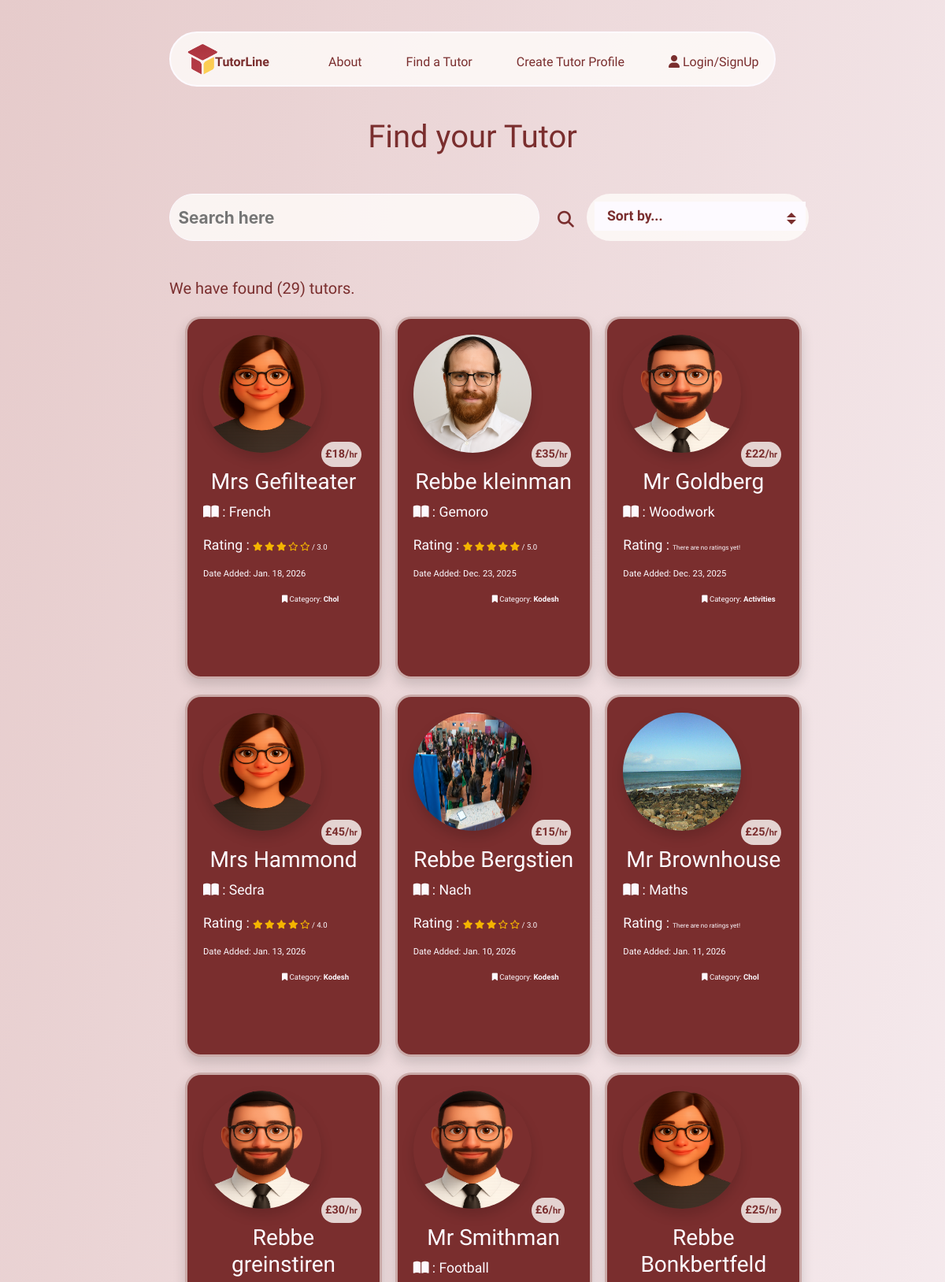
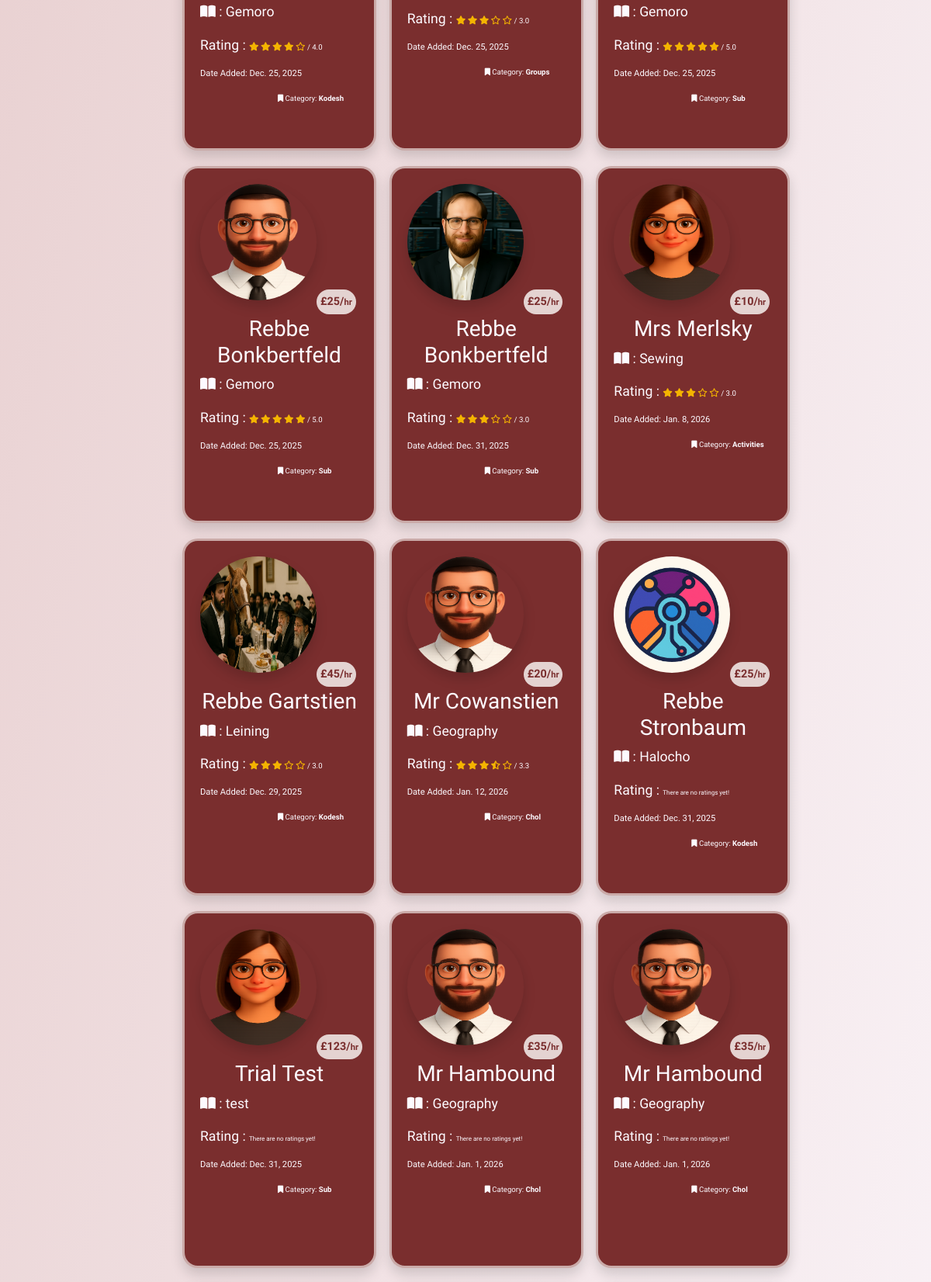
The page /tutors/ (upper part) on the database its author committed (2 pictures, top to bottom).
### tutors/models.py (models this page shows, shortened)
class Tutors(models.Model):
    class Meta:
        verbose_name_plural = "Tutors"
    user = models.ForeignKey(User, on_delete=models.CASCADE, null=True, blank=True)
    name = models.CharField(max_length=254)
    location = models.ForeignKey('Location', null=True, blank=True,
                                 on_delete=models.SET_NULL)
    category = models.ForeignKey('Category', null=True, blank=True,
                                 on_delete=models.SET_NULL)
    date_added = models.DateField(auto_now=True)
    subject = models.CharField(max_length=254)
    price = models.IntegerField()
    active = models.BooleanField(default=True)
    description = models.TextField()
    email = models.EmailField()
    phone = models.CharField(max_length=14)
    rating = models.FloatField(default=0)
    image = models.ImageField(blank=True, null=True)
    is_male = models.BooleanField()
    color_1 = models.IntegerField(default=rand)
    color_2 = models.IntegerField(default=rand)
    color_3 = models.IntegerField(default=rand)

class Category(models.Model):
    class Meta:
        verbose_name_plural = "Categories"
    name = models.CharField(max_length=254)
    def __str__(self):
        return self.name

### tutors/views.py (the view)
# urls.py: path('tutors/', include('tutors.urls')),
def tutors(request):
    tutors = Tutors.objects.all()
    active_tutors = Tutors.objects.filter(active=True)
    if active_tutors.exists():
        tutors = active_tutors
    else:
        tutors = None
    query = None
    sort = request.GET.get('sort')
    if request.GET:
        if 'q' in request.GET:
            query = request.GET['q']
            queries = Q(name__icontains=query) | Q(subject__icontains=query) | Q(category__name__icontains=query) | Q(location__name__icontains=query)
            tutors = tutors.filter(queries)
    if sort == "price_low":
        tutors = tutors.order_by('price')
    elif sort == "price_high":
        tutors = tutors.order_by('-price')
    elif sort == "most_recent":
        tutors = tutors.order_by('-date_added')
    elif sort == "highest_rating":
        tutors = tutors.filter(rating__gt=0).order_by('-rating')
    context = {
                'tutors': tutors,
                'search': query,
                }
    return render(request, 'tutors/tutors.html', context)

### tutors/templates/tutors/tutors.html (shortened to what this page needs)
{% extends "base.html" %}
{% load static %}
{% block extracss%}
<link rel="stylesheet" href="{% static 'css/tutors.css' %}">
{% endblock %}
{% block content %}
    <h1>Find your Tutor</h1>
    <div class="container-fluid mt-5">
        <div class="row">
            <div class="col-1 col-md-2"></div>
            <div class="col-10 col-md-5">
                 <form action="{% url 'tutors' %}" method="GET">
                    <div class="search-bar">
                        <input type="text" class="search-input" name="q" placeholder="Search here">
                        <button class="btn" type="submit"><i class="fas fa-search"></i></button>
                    </div>
                 </form>
            </div>
            <div class="col-1 col-md-5">
                <form action="{% url 'tutors' %}" method="GET">
                    <div class="select-box">
                        <select name="sort" onchange="this.form.submit()">
                            <option value="">Sort by...</option>
                        </select>
                    </div>
                </form>
            </div>
        </div>
    </div>
    <section class="mt-5">
        <div class="container-fluid">
            <div class="row search-results">
                <div class="col-1 col-md-2"></div>
                <div class="col-11 col-md-4">
                    <h5>We have found ({{ tutors.count }}) tutor{% if tutors.count == 1 %}{% else %}s{% endif %}{% if search %}, for <strong>"{{ search }}"</strong>.{% else %}.
                        {% endif %}
                    </h5>
                </div>
                <div class="d-none d-md-block col-md-6"></div>
            </div>
            <div class="row mt-3">
                <div class="col-1 col-md-2"></div>
                <div class="col-10 col-md-8">
                    <div class="row">
                        {% for tutor in tutors %}
                        <div class="col-12 col-md-6 col-lg-4">
                            <a href="{% url 'tutor_details' tutor.id %}">
                                <div class="tutor-card shadow">
                                    {% if tutor.is_male == True %}
                                    {% if tutor.image %}
                                    <img src="{{ tutor.image.url }}" class="image shadow" alt="{{ tutor.name }}">
                                    {% else %}
                                    <img src="/media/placeholder_male2.png" class="image shadow" alt="{{ tutor.name }}">
                                    {% endif %}
                                    {% else %}
                                    <img src="/media/placeholder_female.png" class="image shadow" alt="{{ tutor.name }}">
                                    {% endif %}
                                    <p class="price-stamp">£{{ tutor.price }}/<span class="per-hr">hr</span></p>
                                    <div class="details">
                                        <h3>{{ tutor.name }}</h3>
                                        <p><i class="fa-solid fa-book-open"></i> : {{ tutor.subject }}</p>
                                        <p>
                                            Rating : {% if tutor.rating == 0 %}
                                            <span class="no-rating">There are no ratings yet!</span>
                                            {% else %}
                                            {% if tutor.rating == 5 %}
                                            <i class="fa-solid fa-star r-stars"></i>
                                            <i class="fa-solid fa-star r-stars"></i>
                                            <i class="fa-solid fa-star r-stars"></i>
                                            <i class="fa-solid fa-star r-stars"></i>
                                            <i class="fa-solid fa-star r-stars"></i>
                                            {% elif tutor.rating > 4 %}
                                            <i class="fa-solid fa-star r-stars"></i>
                                            <i class="fa-solid fa-star r-stars"></i>
                                            <i class="fa-solid fa-star r-stars"></i>
                                            <i class="fa-solid fa-star r-stars"></i>
                                            <i class="fa-solid fa-star-half-stroke r-stars"></i>
                                            {% elif tutor.rating == 4 %}
                                            <i class="fa-solid fa-star r-stars"></i>
                                            <i class="fa-solid fa-star r-stars"></i>
                                            <i class="fa-solid fa-star r-stars"></i>
                                            <i class="fa-solid fa-star r-stars"></i>
                                            <i class="fa-regular fa-star r-stars"></i>
                                            {% elif tutor.rating > 3 %}
                                            <i class="fa-solid fa-star r-stars"></i>
                                            <i class="fa-solid fa-star r-stars"></i>
                                            <i class="fa-solid fa-star r-stars"></i>
                                            <i class="fa-solid fa-star-half-stroke r-stars"></i>
                                            <i class="fa-regular fa-star r-stars"></i>
                                            {% elif tutor.rating == 3 %}
                                            <i class="fa-solid fa-star r-stars"></i>
                                            <i class="fa-solid fa-star r-stars"></i>
                                            <i class="fa-solid fa-star r-stars"></i>
                                            <i class="fa-regular fa-star r-stars"></i>
                                            <i class="fa-regular fa-star r-stars"></i>
                                            {% elif tutor.rating > 2 %}
                                            <i class="fa-solid fa-star r-stars"></i>
                                            <i class="fa-solid fa-star r-stars"></i>
                                            <i class="fa-solid fa-star-half-stroke r-stars"></i>
                                            <i class="fa-regular fa-star r-stars"></i>
                                            <i class="fa-regular fa-star r-stars"></i>
                                            {% elif tutor.rating == 2 %}
                                            <i class="fa-solid fa-star r-stars"></i>
                                            <i class="fa-solid fa-star r-stars"></i>
                                            <i class="fa-regular fa-star r-stars"></i>
                                            <i class="fa-regular fa-star r-stars"></i>
                                            <i class="fa-regular fa-star r-stars"></i>
                                            {% elif tutor.rating > 1 %}
                                            <i class="fa-solid fa-star r-stars"></i>
                                            <i class="fa-solid fa-star-half-stroke r-stars"></i>
                                            <i class="fa-regular fa-star r-stars"></i>
                                            <i class="fa-regular fa-star r-stars"></i>
                                            <i class="fa-regular fa-star r-stars"></i>
                                            {% else %}
                                            <i class="fa-solid fa-star r-stars"></i>
                                            <i class="fa-regular fa-star r-stars"></i>
                                            <i class="fa-regular fa-star r-stars"></i>
                                            <i class="fa-regular fa-star r-stars"></i>
                                            <i class="fa-regular fa-star r-stars"></i>
                                            {% endif %}
                                            <span class="rating-num"> / {{ tutor.rating|floatformat:1 }}</span>
                                            {% endif %}
                                        </p>
                                        <p class="date-tag">Date Added: {{ tutor.date_added }}</p>
                                        <p class="category-tag"><i class="fa-solid fa-bookmark"></i> Category: <strong>{{ tutor.category }}</strong></p>
                                    </div>
                                </div>
                            </a>
                        </div>
                        {% endfor %}
                    </div>
                </div>
                <div class="col-1 col-md-2"></div>
            </div>
        </div>
    </section>
{% endblock %}

### static/css/base.css (style rules this page uses)
:root { --light-clr:#fdfaff; --opaque:rgba(122, 46, 46, 0.8); --comp-opaque:rgba(122, 46, 46, 0); --drk-clr:#7a2e2e; --ylw-clr:#F4B400; --ylw-opaque:rgba(244, 180, 0, 0.6); --light-opaque:rgba(255, 253, 250, 0.8); --light-opaque-1:rgba(255, 253, 250, 0.6); --light-opaque-2:rgba(255, 253, 250, 0.4); --main-font:"Schibsted Grotesk", sans-serif; }
a { text-decoration: none !important; color: inherit !important; outline: none !important; text-underline-offset: 10px; }
html body { background-image: linear-gradient(to bottom right, #e6cbcb, var(--light-clr)); }

### static/css/tutors.css (style rules this page uses)
h1 { text-align: center; font-family: var(--main-font); color:var(--drk-clr); margin-top: 40px; }
.search-bar { height:50px; width:100%; color:var(--drk-clr); font-weight: bold; font-size: 1.3rem; }
.search-bar .btn { color:var(--drk-clr); font-weight: bold; font-size: 1.3rem; position: relative; left:480px; bottom:60px; }
.search-input { border:solid 1px var(--light-clr); color:var(--drk-clr); font-weight: bold; border-radius: 40px; height: 60px; width:100%; display: block; margin-bottom: 0.5em; outline: none; box-shadow: none; padding: 0.5em; background-color: var(--light-opaque); }
.search-results { color:var(--drk-clr); font-family: var(--main-font); }
.select-box { display: inline-block; position: relative; margin-left: 30px; width:60%; vertical-align: middle; background-color: var(--light-opaque); border-radius: 40px; height:60px; }
.select-box select { margin-top: 10px; margin-left: 10px; width:95%; appearance: none; background-color: var(--light-clr); border:solid 1px var(--light-clr); padding-left: 15px; padding-right: 20px; font-size: 1.1rem; font-family: var(--main-font); font-weight: bold; line-height: 2; color: var(--drk-clr); cursor: pointer; }
.select-box::before, .select-box::after { --size: 0.3rem; position: absolute; content: ""; right: 1rem; pointer-events: none; }
.select-box::before { border-left: 6px solid transparent; border-right: 6px solid transparent; border-bottom: 6px solid var(--drk-clr); top: 40%; }
.select-box::after { border-left: 6px solid transparent; border-right: 6px solid transparent; border-top: 6px solid var(--drk-clr); top: 55%; }
.tutor-card { width:250px; height:460px; position: relative; z-index: 20; left:20px; background-color: var(--drk-clr); font-family: var(--main-font); padding:20px; border:solid 3px var(--light-opaque-1); border-radius: 20px; color:var(--light-clr); cursor: pointer; margin-bottom:20px; }
.image { display: flex; justify-content:center; width:150px; height:150px; border-radius: 50%; position: relative; }
.price-stamp { position:absolute; bottom:250px; left:170px; z-index: 10; padding:5px; font-size: 0.9rem; border-radius: 20px; font-weight: 700; background-color: var(--light-opaque); color:var(--drk-clr); }
.per-hr { font-size: 0.7rem; }
.details { position: relative; top:20px; }
h3 { text-align: center; }
p { font-size: 1.1rem; font-family: var(--main-font); }
.date-tag { font-size: 0.7rem; }
.no-rating { font-size: 0.5rem; }
.r-stars { font-size: 0.7rem; color:var(--ylw-clr); margin-right: -2px; }
.rating-num { font-size: 0.6rem; }
.category-tag { font-size: 0.6rem; position: relative; left:100px; }

### rows shown on the page
Tutors: is_male False (drawn), price "18", name "Mrs Gefilteater", subject "French", rating "3.0", date_added "Jan. 18, 2026", category "Chol"
Tutors: image (picture), price "35", name "Rebbe kleinman", subject "Gemoro", rating "5.0", date_added "Dec. 23, 2025", category "Kodesh"
Tutors: is_male True (drawn), price "22", name "Mr Goldberg", subject "Woodwork", rating "There are no ratings yet!", date_added "Dec. 23, 2025", category "Activities"
Tutors: is_male False (drawn), price "45", name "Mrs Hammond", subject "Sedra", rating "4.0", date_added "Jan. 13, 2026", category "Kodesh"
Tutors: image (picture), price "15", name "Rebbe Bergstien", subject "Nach", rating "3.0", date_added "Jan. 10, 2026", category "Kodesh"
Tutors: image (picture), price "25", name "Mr Brownhouse", subject "Maths", rating "There are no ratings yet!", date_added "Jan. 11, 2026", category "Chol"
Tutors: is_male True (drawn), price "30", name "Rebbe greinstiren", subject "Gemoro", rating "4.0", date_added "Dec. 25, 2025", category "Kodesh"
Tutors: is_male True (drawn), price "6", name "Mr Smithman", subject "Football", rating "3.0", date_added "Dec. 25, 2025", category "Groups"
Tutors: is_male False (drawn), price "25", name "Rebbe Bonkbertfeld", subject "Gemoro", rating "5.0", date_added "Dec. 25, 2025", category "Sub"
Tutors: is_male True (drawn), price "25", name "Rebbe Bonkbertfeld", subject "Gemoro", rating "5.0", date_added "Dec. 25, 2025", category "Sub"
Tutors: image (picture), price "25", name "Rebbe Bonkbertfeld", subject "Gemoro", rating "3.0", date_added "Dec. 31, 2025", category "Sub"
Tutors: is_male False (drawn), price "10", name "Mrs Merlsky", subject "Sewing", rating "3.0", date_added "Jan. 8, 2026", category "Activities"
Tutors: image (picture), price "45", name "Rebbe Gartstien", subject "Leining", rating "3.0", date_added "Dec. 29, 2025", category "Kodesh"
Tutors: is_male True (drawn), price "20", name "Mr Cowanstien", subject "Geography", rating "3.3", date_added "Jan. 12, 2026", category "Chol"
Tutors: image (picture), price "25", name "Rebbe Stronbaum", subject "Halocho", rating "There are no ratings yet!", date_added "Dec. 31, 2025", category "Kodesh"
Tutors: is_male False (drawn), price "123", name "Trial Test", subject "test", rating "There are no ratings yet!", date_added "Dec. 31, 2025", category "Sub"
Tutors: is_male True (drawn), price "35", name "Mr Hambound", subject "Geography", rating "There are no ratings yet!", date_added "Jan. 1, 2026", category "Chol"
Tutors: is_male True (drawn), price "35", name "Mr Hambound", subject "Geography", rating "There are no ratings yet!", date_added "Jan. 1, 2026", category "Chol"

### other values the page prints
{{ tutors.count }} "29"
